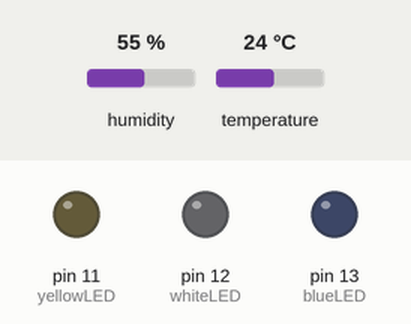
Recording of a sketch running on a simulated Arduino Uno, built with avr-gcc and run on an emulated ATmega328P. On the bench: output pins drawn as LEDs (lit = HIGH). The test bench sets the inputs (shaded band); at power-on: humidity 55 %, temperature 24 °C. What the sketch prints to the serial monitor is not drawn.

Above: at 0.1 s.
At 0.6 s:
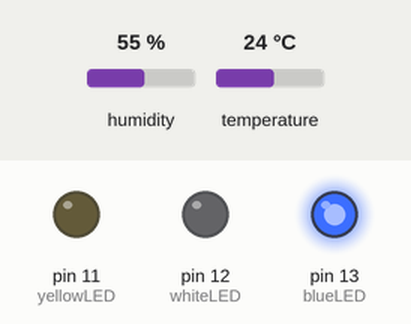
Timing chart, 0 to 2.1 s (numbered marks = the images above):
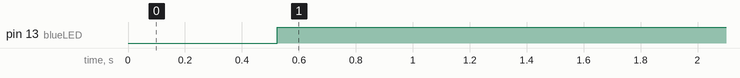

Measured:
- by itself, pin 13 (blueLED): LOW → HIGH at 0.52 s

The sketch:

Fan_20200324.ino
```cpp
#include <DHT.h>
#include <DHT_U.h>


#include "DHT.h"                       // Include the DHT library.

#define DHTPIN 8                       // Set the DHT Pin.
#define DHTTYPE DHT11                  // Set the DHT type.


DHT dht(DHTPIN, DHTTYPE);
const int blueLED = 13;
const int yellowLED = 11;
const int whiteLED = 12; // Adds a led light (in that case, it is blue) to pin 10.

void setup() {
  Serial.begin(9600);


  pinMode(blueLED, OUTPUT);            // Change to output the blue pin.
  pinMode(yellowLED, OUTPUT);          // Change to output the yellow pin.
  pinMode(whiteLED, OUTPUT);           // Change to output the white pin.

  dht.begin();                         // Launch the DHT11 sensor.
  digitalWrite(blueLED, LOW);          // Turn off LED.
  digitalWrite(yellowLED, LOW);        // Turn off LED.
  digitalWrite(whiteLED, LOW);         // Turn off LED.

  Serial.print("Temperature:");           // Print "Temperature:" on LCD Screen.


  Serial.print("Humidity   :");           // Print "Humidity:" on LCD Screen.
}

void loop() {
  delay(500);                         // Wait 0.5 seconds before updating the values.
  float T = dht.readTemperature();    // Read temperature in Celsius. If you want the Temperature in Fahrenheit, simply add "true" between the parentheses ==> float T = dht.readTemperature(True);
  float H = dht.readHumidity();       // Read humidity in percentage.

  if (isnan(H) && isnan(T)) {         // See if H (the Humidity variable) is NaN (Not A Number) && (Logical AND) See if T (the Temperature variable) is NaN to show error.
    Serial.print("ERROR");               // Print error where there's the error.
    return;                           // Repeat the process with each update (each second).
  }

  if (T > 22) {                       // See if the temperature is bigger than 22C.
    digitalWrite(blueLED, HIGH);    // The yellow led will turn on.

  }
  else if (T < 22) {                  // If the temperature is smaller than 22C.

    digitalWrite(blueLED, LOW);     // The yellow led will turn off.

  }

  else if (T = 22) {                  // If the temperature is equal than 22C.

    digitalWrite(blueLED, LOW);       // The blue led will turn off.
  }


  Serial.print(T);                       // Print the temperature.

  Serial.print(H);                       // Print the humidity level.
}
```
